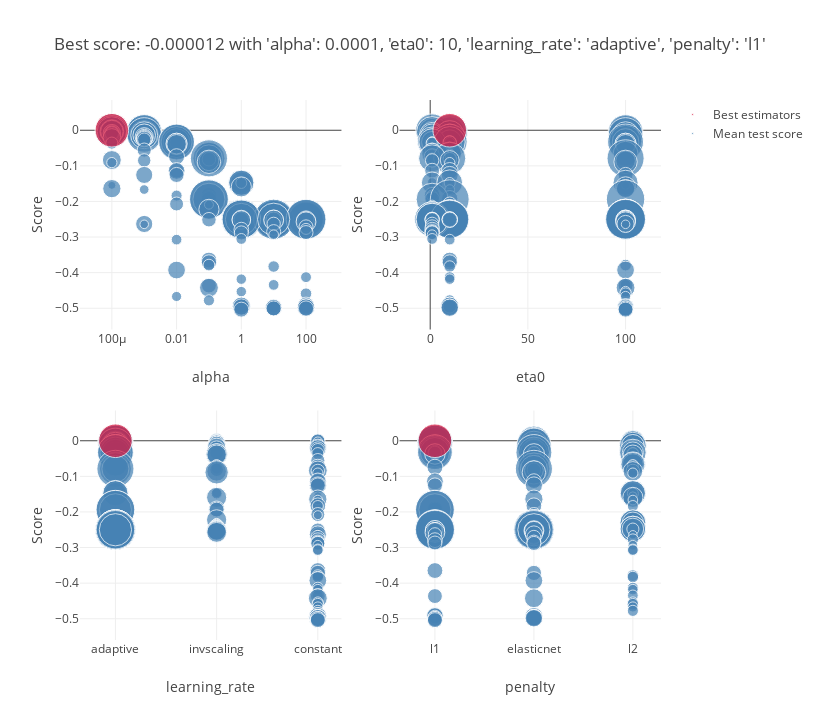

Source (notebook cell):
### Code cell
# Storing and plotting the results of the SGD Classifier
cv_results = pd.DataFrame(grid_search.cv_results_).sort_values(by=['rank_test_score', 'mean_fit_time'])
detailed_results["SGD"] = cv_results.iloc[0]
display(cv_results)
scores['sgd_train'] = grid_result.best_score_
plot_grid_search(grid_result)
scores['sgd_test']  = brier_score_loss(y_test,grid_search.best_estimator_.predict_proba(X_test)[:,1]
 )

### Figure 1 — Plotly figure (JSON) as saved in the notebook; plotly's stock layout.template omitted (floating-point values rounded to 4 significant figures; data arrays with more than 128 entries replaced by an {"elided": "..."} marker saying what was removed)
{"data": [{"marker": {"color": "SteelBlue", "size": {"elided": "188 float values"}, "sizemin": 4, "sizemode": "area", "sizeref": 0.002249}, "mode": "markers", "name": "Mean test score", "showlegend": true, "text": {"elided": "188 str values"}, "type": "scatter", "x": {"elided": "188 float values"}, "xaxis": "x", "y": {"elided": "188 float values"}, "yaxis": "y"}, {"marker": {"color": "Crimson", "size": [1.269], "sizemin": 4, "sizemode": "area", "sizeref": 0.002249}, "mode": "markers", "name": "Best estimators", "showlegend": true, "text": ["{'alpha': 0.0001, 'eta0': 10, 'learning_rate': 'adaptive', 'penalty': 'l1'}"], "type": "scatter", "x": [0.0001], "xaxis": "x", "y": [-1.183e-05], "yaxis": "y"}, {"marker": {"color": "SteelBlue", "size": {"elided": "188 float values"}, "sizemin": 4, "sizemode": "area", "sizeref": 0.002249}, "mode": "markers", "name": "Mean test score", "showlegend": false, "text": {"elided": "188 str values"}, "type": "scatter", "x": {"elided": "188 int values"}, "xaxis": "x2", "y": {"elided": "188 float values"}, "yaxis": "y2"}, {"marker": {"color": "Crimson", "size": [1.269], "sizemin": 4, "sizemode": "area", "sizeref": 0.002249}, "mode": "markers", "name": "Best estimators", "showlegend": false, "text": ["{'alpha': 0.0001, 'eta0': 10, 'learning_rate': 'adaptive', 'penalty': 'l1'}"], "type": "scatter", "x": [10], "xaxis": "x2", "y": [-1.183e-05], "yaxis": "y2"}, {"marker": {"color": "SteelBlue", "size": {"elided": "188 float values"}, "sizemin": 4, "sizemode": "area", "sizeref": 0.002249}, "mode": "markers", "name": "Mean test score", "showlegend": false, "text": {"elided": "188 str values"}, "type": "scatter", "x": {"elided": "188 str values"}, "xaxis": "x3", "y": {"elided": "188 float values"}, "yaxis": "y3"}, {"marker": {"color": "Crimson", "size": [1.269], "sizemin": 4, "sizemode": "area", "sizeref": 0.002249}, "mode": "markers", "name": "Best estimators", "showlegend": false, "text": ["{'alpha': 0.0001, 'eta0': 10, 'learning_rate': 'adaptive', 'penalty': 'l1'}"], "type": "scatter", "x": ["adaptive"], "xaxis": "x3", "y": [-1.183e-05], "yaxis": "y3"}, {"marker": {"color": "SteelBlue", "size": {"elided": "188 float values"}, "sizemin": 4, "sizemode": "area", "sizeref": 0.002249}, "mode": "markers", "name": "Mean test score", "showlegend": false, "text": {"elided": "188 str values"}, "type": "scatter", "x": {"elided": "188 str values"}, "xaxis": "x4", "y": {"elided": "188 float values"}, "yaxis": "y4"}, {"marker": {"color": "Crimson", "size": [1.269], "sizemin": 4, "sizemode": "area", "sizeref": 0.002249}, "mode": "markers", "name": "Best estimators", "showlegend": false, "text": ["{'alpha': 0.0001, 'eta0': 10, 'learning_rate': 'adaptive', 'penalty': 'l1'}"], "type": "scatter", "x": ["l1"], "xaxis": "x4", "y": [-1.183e-05], "yaxis": "y4"}], "layout": {"height": 720, "hovermode": "closest", "legend": {"traceorder": "reversed"}, "title": {"text": "Best score: -0.000012 with 'alpha': 0.0001, 'eta0': 10, 'learning_rate': 'adaptive', 'penalty': 'l1'"}, "width": 820, "xaxis": {"anchor": "y", "domain": [0, 0.45], "title": {"text": "alpha"}, "type": "log"}, "xaxis2": {"anchor": "y2", "domain": [0.55, 1], "title": {"text": "eta0"}}, "xaxis3": {"anchor": "y3", "domain": [0, 0.45], "title": {"text": "learning_rate"}}, "xaxis4": {"anchor": "y4", "domain": [0.55, 1], "title": {"text": "penalty"}}, "yaxis": {"anchor": "x", "domain": [0.575, 1], "title": {"text": "Score"}}, "yaxis2": {"anchor": "x2", "domain": [0.575, 1], "title": {"text": "Score"}}, "yaxis3": {"anchor": "x3", "domain": [0, 0.425], "title": {"text": "Score"}}, "yaxis4": {"anchor": "x4", "domain": [0, 0.425], "title": {"text": "Score"}}}}
